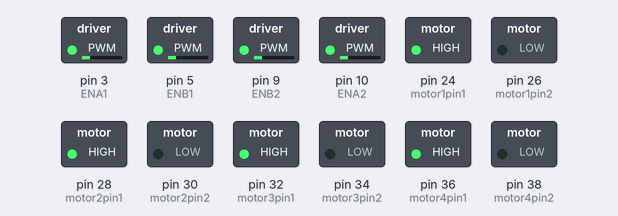
This sketch was run on a simulated Arduino Mega 2560, built with avr-gcc and run on an emulated ATmega2560. Shown: switched loads named in the sketch (green lamp = pin HIGH).

Above: at 0.05 s.
At 19.95 s:
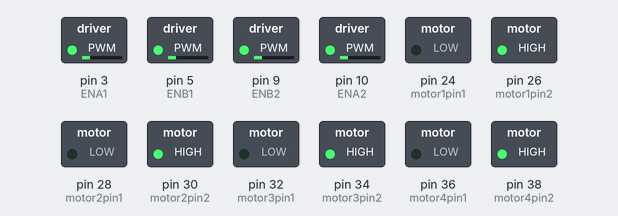
Timing chart, 0 to 23.0 s (numbered marks = the images above):
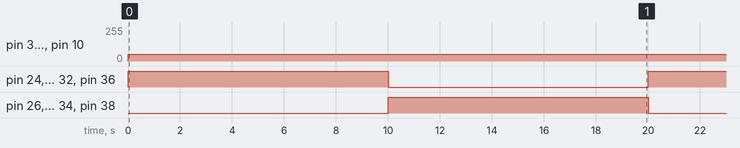

The sketch:

TEST_SPEEDCONTROL.ino
```cpp
// Back motors
int motor1pin1 = 24;
int motor1pin2 = 26;
int motor2pin1 = 28;
int motor2pin2 = 30;

int ENA1 = 3;
int ENB1 = 5;


// Back motors

int motor3pin1 = 32;
int motor3pin2 = 34;
int motor4pin1 = 36;
int motor4pin2 = 38;

int ENA2 = 10;
int ENB2 = 9;

void setup() {
  // put your setup code here, to run once:
  pinMode(motor1pin1, OUTPUT);
  pinMode(motor1pin2, OUTPUT);
  pinMode(motor2pin1, OUTPUT);
  pinMode(motor2pin2, OUTPUT);

  pinMode(motor3pin1, OUTPUT);
  pinMode(motor3pin2, OUTPUT);
  pinMode(motor4pin1, OUTPUT);
  pinMode(motor4pin2, OUTPUT);

  pinMode(ENA1, OUTPUT);
  pinMode(ENB1, OUTPUT);
  pinMode(ENA2, OUTPUT);
  pinMode(ENB2, OUTPUT);
}

void loop() {
  // put your main code here, to run repeatedly:

  //Controlling speed (0 = off and 255 = max speed):
  analogWrite(ENA1, 50); //ENA pin
  analogWrite(ENB1, 50); //ENB pin
  analogWrite(ENA2, 50); //ENA pin
  analogWrite(ENB2, 50); //ENB pin

  //Controlling spin direction of motors:
  digitalWrite(motor1pin1, HIGH);
  digitalWrite(motor1pin2, LOW);
  digitalWrite(motor3pin1, HIGH);
  digitalWrite(motor3pin2, LOW);

  digitalWrite(motor2pin1, HIGH);
  digitalWrite(motor2pin2, LOW);
  digitalWrite(motor4pin1, HIGH);
  digitalWrite(motor4pin2, LOW);
  delay(10000);

  digitalWrite(motor1pin1, LOW);
  digitalWrite(motor1pin2, HIGH);
  digitalWrite(motor3pin1, LOW);
  digitalWrite(motor3pin2, HIGH);

  digitalWrite(motor2pin1, LOW);
  digitalWrite(motor2pin2, HIGH);
  digitalWrite(motor4pin1, LOW);
  digitalWrite(motor4pin2, HIGH);
  delay(10000);
}


/*
int motor1pin1 = 2;
int motor1pin2 = 3;

int motor2pin1 = 4;
int motor2pin2 = 5;

void setup() {
  // put your setup code here, to run once:
  pinMode(motor1pin1, OUTPUT);
  pinMode(motor1pin2, OUTPUT);
  pinMode(motor2pin1, OUTPUT);
  pinMode(motor2pin2, OUTPUT);

  pinMode(9, OUTPUT);
  pinMode(10, OUTPUT);
}

void loop() {
  // put your main code here, to run repeatedly:

  //Controlling speed (0 = off and 255 = max speed):
  analogWrite(9, 100); //ENA pin
  analogWrite(10, 200); //ENB pin

  //Controlling spin direction of motors:
  digitalWrite(motor1pin1, HIGH);
  digitalWrite(motor1pin2, LOW);

  digitalWrite(motor2pin1, HIGH);
  digitalWrite(motor2pin2, LOW);
  delay(1000);

  digitalWrite(motor1pin1, LOW);
  digitalWrite(motor1pin2, HIGH);

  digitalWrite(motor2pin1, LOW);
  digitalWrite(motor2pin2, HIGH);
  delay(1000);
}

*/
```

Measured:
- by itself, pin 3 (ENA1), pin 5 (ENB1), pin 9 (ENB2), pin 10 (ENA2): 0/255 → 50/255 at 0.00 s
- by itself, pin 24 (motor1pin1), pin 26 (motor1pin2), pin 28 (motor2pin1), pin 30 (motor2pin2), pin 32 (motor3pin1), pin 34 (motor3pin2), pin 36 (motor4pin1), pin 38 (motor4pin2): alternates HIGH for 10.0 s and LOW for 10.0 s
